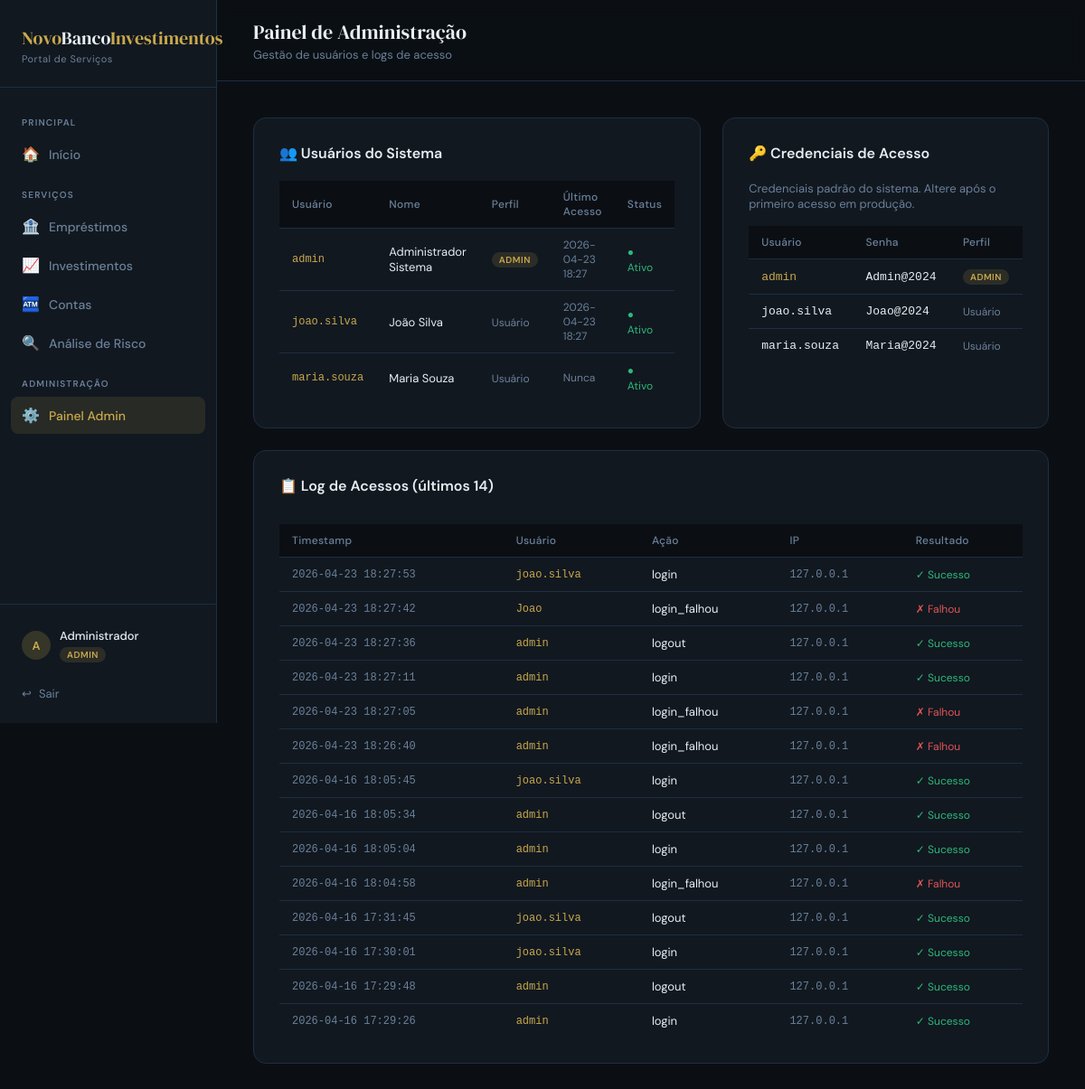
Page /admin (signed in) on the committed database.
### tables this page shows
CREATE TABLE usuarios (
            id INTEGER PRIMARY KEY AUTOINCREMENT,
            username TEXT UNIQUE NOT NULL,
            nome_completo TEXT NOT NULL,
            email TEXT NOT NULL,
            senha_hash TEXT NOT NULL,
            perfil TEXT NOT NULL DEFAULT 'usuario',
            ativo INTEGER NOT NULL DEFAULT 1,
            criado_em TEXT NOT NULL,
            ultimo_acesso TEXT
        );

CREATE TABLE log_acessos (
            id INTEGER PRIMARY KEY AUTOINCREMENT,
            usuario_id INTEGER,
            username TEXT,
            acao TEXT,
            ip TEXT,
            timestamp TEXT NOT NULL,
            sucesso INTEGER NOT NULL DEFAULT 1
        );

### src/api/routes.py (the view)
@app.route('/admin')
@admin_required
def admin():
    return render_template('admin.html', active_page='admin',
                           usuarios=listar_usuarios(), logs=listar_logs(30))

### src/api/routes.py (called while the page is built)
def admin_required(f):
    @wraps(f)
    def decorated(*args, **kwargs):
        if 'username' not in session:
            return redirect(url_for('login'))
        if session.get('perfil') != 'admin':
            flash('Acesso restrito a administradores.', 'danger')
            return redirect(url_for('home'))
        return f(*args, **kwargs)
    return decorated

### src/database/db.py (called while the page is built)
def get_connection():
    conn = sqlite3.connect(DB_PATH)
    conn.row_factory = sqlite3.Row
    return conn

def listar_usuarios():
    conn = get_connection()
    users = conn.execute("""
        SELECT id, username, nome_completo, email, perfil, ativo, criado_em, ultimo_acesso
        FROM usuarios ORDER BY perfil, username
    """).fetchall()
    conn.close()
    return [dict(u) for u in users]

def listar_logs(limit=50):
    conn = get_connection()
    logs = conn.execute("""
        SELECT * FROM log_acessos ORDER BY timestamp DESC LIMIT ?
    """, (limit,)).fetchall()
    conn.close()
    return [dict(l) for l in logs]

### src/templates/admin.html (shortened to what this page needs)
{% extends "base.html" %}
{% block page_title %}Painel de Administração{% endblock %}
{% block page_subtitle %}Gestão de usuários e logs de acesso{% endblock %}
{% block content %}
<div style="display:grid;grid-template-columns:1fr 1fr;gap:24px;margin-bottom:24px;">
  <div class="card">
    <div class="card-title">👥 Usuários do Sistema</div>
    <table class="result-table">
      <thead>
        <tr>
          <th>Usuário</th>
          <th>Nome</th>
          <th>Perfil</th>
          <th>Último Acesso</th>
          <th>Status</th>
        </tr>
      </thead>
      <tbody>
        {% for u in usuarios %}
        <tr>
          <td style="font-family:monospace;font-size:12px;color:var(--gold);">{{ u.username }}</td>
          <td>{{ u.nome_completo }}</td>
          <td>
            {% if u.perfil == 'admin' %}
            <span class="badge-admin">ADMIN</span>
            {% else %}
            <span style="font-size:12px;color:var(--muted);">Usuário</span>
            {% endif %}
          </td>
          <td style="font-size:12px;color:var(--muted);">
            {{ u.ultimo_acesso[:16].replace('T',' ') if u.ultimo_acesso else 'Nunca' }}
          </td>
          <td>
            {% if u.ativo %}
            <span style="color:var(--green);font-size:12px;">● Ativo</span>
            {% else %}
            <span style="color:var(--red);font-size:12px;">● Inativo</span>
            {% endif %}
          </td>
        </tr>
        {% endfor %}
      </tbody>
    </table>
  </div>
  <div class="card">
    <div class="card-title">🔑 Credenciais de Acesso</div>
    <div style="font-size:13px;color:var(--muted);margin-bottom:16px;">
      Credenciais padrão do sistema. Altere após o primeiro acesso em produção.
    </div>
    <table class="result-table">
      <thead>
        <tr><th>Usuário</th><th>Senha</th><th>Perfil</th></tr>
      </thead>
      <tbody>
        <tr>
          <td style="font-family:monospace;color:var(--gold);">admin</td>
          <td style="font-family:monospace;">Admin@2024</td>
          <td><span class="badge-admin">ADMIN</span></td>
        </tr>
        <tr>
          <td style="font-family:monospace;color:var(--text);">joao.silva</td>
          <td style="font-family:monospace;">Joao@2024</td>
          <td><span style="font-size:12px;color:var(--muted);">Usuário</span></td>
        </tr>
        <tr>
          <td style="font-family:monospace;color:var(--text);">maria.souza</td>
          <td style="font-family:monospace;">Maria@2024</td>
          <td><span style="font-size:12px;color:var(--muted);">Usuário</span></td>
        </tr>
      </tbody>
    </table>
  </div>
</div>
<div class="card">
  <div class="card-title">📋 Log de Acessos (últimos {{ logs|length }})</div>
  {% if logs %}
  <div style="overflow-x:auto;">
    <table class="result-table">
      <thead>
        <tr><th>Timestamp</th><th>Usuário</th><th>Ação</th><th>IP</th><th>Resultado</th></tr>
      </thead>
      <tbody>
        {% for log in logs %}
        <tr>
          <td style="font-size:12px;color:var(--muted);font-family:monospace;">{{ log.timestamp[:19].replace('T',' ') }}</td>
          <td style="font-family:monospace;color:var(--gold);font-size:12px;">{{ log.username or '—' }}</td>
          <td style="font-size:13px;">{{ log.acao }}</td>
          <td style="font-family:monospace;font-size:12px;color:var(--muted);">{{ log.ip }}</td>
          <td>
            {% if log.sucesso %}
            <span style="color:var(--green);font-size:12px;">✓ Sucesso</span>
            {% else %}
            <span style="color:var(--red);font-size:12px;">✗ Falhou</span>
            {% endif %}
          </td>
        </tr>
        {% endfor %}
      </tbody>
    </table>
  </div>
  {% else %}
  <div style="color:var(--muted);font-size:14px;padding:20px 0;">Nenhum log registrado ainda.</div>
  {% endif %}
</div>
{% endblock %}

### src/templates/base.html (shortened to what this page needs)
<!DOCTYPE html>
<html lang="pt-BR">
<head>
</head>
<body>
<div class="layout">
  <aside class="sidebar">
    <div class="sidebar-logo">
      <div class="logo-text">Novo<span>Banco</span>Investimentos</span></div>
      <div class="logo-sub">Portal de Serviços</div>
    </div>
    <nav class="sidebar-nav">
      <div class="nav-section-label">Principal</div>
      <a href="/" class="nav-link {% if active_page == 'home' %}active{% endif %}">
        <span class="nav-icon">🏠</span> Início
      </a>
      <div class="nav-section-label">Serviços</div>
      <a href="/emprestimos" class="nav-link {% if active_page == 'emprestimos' %}active{% endif %}">
        <span class="nav-icon">🏦</span> Empréstimos
      </a>
      <a href="/investimentos" class="nav-link {% if active_page == 'investimentos' %}active{% endif %}">
        <span class="nav-icon">📈</span> Investimentos
      </a>
      <a href="/contas" class="nav-link {% if active_page == 'contas' %}active{% endif %}">
        <span class="nav-icon">🏧</span> Contas
      </a>
      <a href="/risco" class="nav-link {% if active_page == 'risco' %}active{% endif %}">
        <span class="nav-icon">🔍</span> Análise de Risco
      </a>
      {% if session.perfil == 'admin' %}
      <div class="nav-section-label">Administração</div>
      <a href="/admin" class="nav-link {% if active_page == 'admin' %}active{% endif %}">
        <span class="nav-icon">⚙️</span> Painel Admin
      </a>
      {% endif %}
    </nav>
    <div class="sidebar-footer">
      <div class="user-info">
        <div class="user-avatar">{{ session.nome[0] | upper }}</div>
        <div>
          <div class="user-name">{{ session.nome.split()[0] }}</div>
          {% if session.perfil == 'admin' %}
          <span class="badge-admin">ADMIN</span>
          {% else %}
          <div class="user-role">Usuário</div>
          {% endif %}
        </div>
      </div>
      <a href="/logout" class="logout-link">
        <span>↩</span> Sair
      </a>
    </div>
  </aside>
  <div class="main-content">
    <div class="topbar">
      <div>
        <div class="page-title">{% block page_title %}{% endblock %}</div>
        <div class="page-subtitle">{% block page_subtitle %}{% endblock %}</div>
      </div>
    </div>
    <div class="content-area">
      {% block content %}{% endblock %}
    </div>
  </div>
</div>
</body>
</html>

### src/templates/base.html (style rules this page uses)
*, *::before, *::after { box-sizing: border-box; margin: 0; padding: 0; }
:root { --bg: #0b0f14; --surface: #111820; --surface2: #1a2433; --border: #1f2e40; --gold: #c9a84c; --gold-light: #e8c97a; --text: #e8edf2; --muted: #6b8099; --green: #2eb87a; --red: #e05555; --blue: #4a9eff; }
html { scroll-behavior: smooth; }
body { background: var(--bg); color: var(--text); font-family: 'DM Sans', sans-serif; min-height: 100vh; display: flex; flex-direction: column; }
.layout { display: flex; min-height: 100vh; }
.sidebar { width: 240px; background: var(--surface); border-right: 1px solid var(--border); display: flex; flex-direction: column; position: fixed; top: 0; left: 0; height: 100vh; z-index: 50; }
.sidebar-logo { padding: 28px 24px 24px; border-bottom: 1px solid var(--border); }
.logo-text { font-family: 'DM Serif Display', serif; font-size: 20px; color: var(--gold); }
.logo-text span { color: var(--text); }
.logo-sub { font-size: 11px; color: var(--muted); margin-top: 2px; letter-spacing: 0.5px; }
.sidebar-nav { flex: 1; padding: 16px 12px; overflow-y: auto; }
.nav-section-label { font-size: 10px; font-weight: 600; color: var(--muted); letter-spacing: 1.2px; text-transform: uppercase; padding: 16px 12px 8px; }
.nav-link { display: flex; align-items: center; gap: 10px; padding: 10px 12px; border-radius: 8px; color: var(--muted); text-decoration: none; font-size: 14px; font-weight: 500; transition: background 0.15s, color 0.15s; margin-bottom: 2px; }
.nav-link.active { background: rgba(201,168,76,0.12); color: var(--gold); }
.nav-icon { font-size: 16px; width: 20px; text-align: center; }
.sidebar-footer { padding: 16px 12px; border-top: 1px solid var(--border); }
.user-info { display: flex; align-items: center; gap: 10px; padding: 10px 12px; border-radius: 8px; margin-bottom: 8px; }
.user-avatar { width: 32px; height: 32px; background: rgba(201,168,76,0.2); border-radius: 50%; display: flex; align-items: center; justify-content: center; font-size: 13px; font-weight: 600; color: var(--gold); flex-shrink: 0; }
.user-name { font-size: 13px; font-weight: 500; }
.badge-admin { display: inline-block; background: rgba(201,168,76,0.15); color: var(--gold); font-size: 10px; font-weight: 600; padding: 2px 8px; border-radius: 10px; letter-spacing: 0.5px; }
.logout-link { display: flex; align-items: center; gap: 8px; padding: 8px 12px; border-radius: 8px; color: var(--muted); text-decoration: none; font-size: 13px; transition: background 0.15s, color 0.15s; }
.main-content { margin-left: 240px; flex: 1; min-height: 100vh; }
.topbar { padding: 20px 40px; border-bottom: 1px solid var(--border); display: flex; align-items: center; justify-content: space-between; background: rgba(11,15,20,0.8); backdrop-filter: blur(8px); position: sticky; top: 0; z-index: 40; }
.page-title { font-family: 'DM Serif Display', serif; font-size: 22px; }
.page-subtitle { font-size: 13px; color: var(--muted); margin-top: 2px; }
.content-area { padding: 40px; }
.card { background: var(--surface); border: 1px solid var(--border); border-radius: 14px; padding: 28px; }
.card-title { font-size: 16px; font-weight: 600; margin-bottom: 20px; display: flex; align-items: center; gap: 8px; }
.result-table { width: 100%; border-collapse: collapse; font-size: 13px; margin-top: 12px; }
.result-table th { text-align: left; padding: 10px 14px; background: var(--bg); color: var(--muted); font-weight: 500; font-size: 12px; letter-spacing: 0.3px; border-bottom: 1px solid var(--border); }
.result-table td { padding: 10px 14px; border-bottom: 1px solid var(--border); }
.result-table tr:last-child td { border-bottom: none; }

### rows in the picture
usuarios: username "admin", nome_completo "Administrador Sistema", perfil "ADMIN", ultimo_acesso "2026-04-23 18:27", ativo "● Ativo"
usuarios: username "joao.silva", nome_completo "João Silva", perfil "Usuário", ultimo_acesso "2026-04-23 18:27", ativo "● Ativo"
usuarios: username "maria.souza", nome_completo "Maria Souza", perfil "Usuário", ultimo_acesso "Nunca", ativo "● Ativo"
log_acessos: timestamp "2026-04-23 18:27:53", username "joao.silva", acao "login", ip "127.0.0.1", sucesso "✓ Sucesso"
log_acessos: timestamp "2026-04-23 18:27:42", username "Joao", acao "login_falhou", ip "127.0.0.1", sucesso "✗ Falhou"
log_acessos: timestamp "2026-04-23 18:27:36", username "admin", acao "logout", ip "127.0.0.1", sucesso "✓ Sucesso"
log_acessos: timestamp "2026-04-23 18:27:11", username "admin", acao "login", ip "127.0.0.1", sucesso "✓ Sucesso"
log_acessos: timestamp "2026-04-23 18:27:05", username "admin", acao "login_falhou", ip "127.0.0.1", sucesso "✗ Falhou"
log_acessos: timestamp "2026-04-23 18:26:40", username "admin", acao "login_falhou", ip "127.0.0.1", sucesso "✗ Falhou"
log_acessos: timestamp "2026-04-16 18:05:45", username "joao.silva", acao "login", ip "127.0.0.1", sucesso "✓ Sucesso"
log_acessos: timestamp "2026-04-16 18:05:34", username "admin", acao "logout", ip "127.0.0.1", sucesso "✓ Sucesso"
log_acessos: timestamp "2026-04-16 18:05:04", username "admin", acao "login", ip "127.0.0.1", sucesso "✓ Sucesso"
log_acessos: timestamp "2026-04-16 18:04:58", username "admin", acao "login_falhou", ip "127.0.0.1", sucesso "✗ Falhou"
log_acessos: timestamp "2026-04-16 17:31:45", username "joao.silva", acao "logout", ip "127.0.0.1", sucesso "✓ Sucesso"
log_acessos: timestamp "2026-04-16 17:30:01", username "joao.silva", acao "login", ip "127.0.0.1", sucesso "✓ Sucesso"
log_acessos: timestamp "2026-04-16 17:29:48", username "admin", acao "logout", ip "127.0.0.1", sucesso "✓ Sucesso"
log_acessos: timestamp "2026-04-16 17:29:26", username "admin", acao "login", ip "127.0.0.1", sucesso "✓ Sucesso"

### other values in the picture
{{ session.nome[0] | upper }} "A"
{{ session.nome.split()[0] }} "Administrador"
{{ logs|length }} "14"
